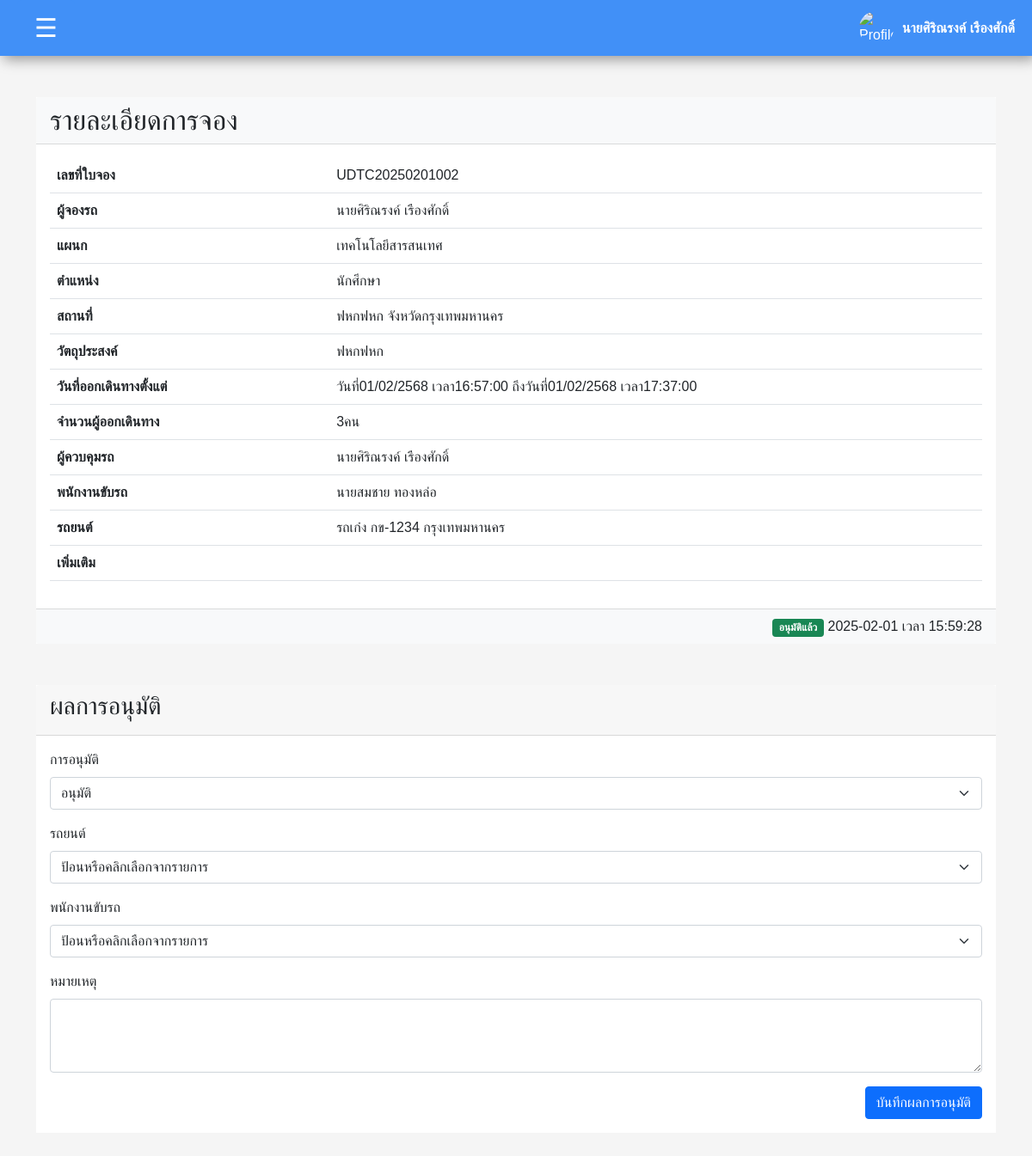
The app's page /admin/edit_status.php?request_id=UDTC20250201002 (signed in) with its own data.
### tables this page shows
CREATE TABLE `requests` (
  `request_id` varchar(20) NOT NULL,
  `destination` varchar(255) DEFAULT NULL,
  `province` varchar(100) DEFAULT NULL,
  `travel_type` enum('ในจังหวัด','ต่างจังหวัด') DEFAULT NULL,
  `purpose` varchar(255) DEFAULT NULL,
  `departure_date` date DEFAULT NULL,
  `departure_time` time DEFAULT NULL,
  `return_date` date DEFAULT NULL,
  `return_time` time DEFAULT NULL,
  `passengers` int(11) DEFAULT NULL,
  `request_date` datetime DEFAULT NULL,
  `status` enum('รออนุมัติ','อนุมัติ','ปฏิเสธ','ยกเลิก') DEFAULT 'รออนุมัติ',
  `user_id` varchar(255) DEFAULT NULL,
  `driver_id` int(11) DEFAULT NULL,
  `car_id` int(11) DEFAULT NULL,
  `admin_id` varchar(11) DEFAULT NULL
);

CREATE TABLE `users` (
  `user_id` varchar(11) NOT NULL,
  `fullname` varchar(255) NOT NULL,
  `password` varchar(255) NOT NULL,
  `position` varchar(255) NOT NULL,
  `department` varchar(255) NOT NULL,
  `role` enum('admin','user','') NOT NULL,
  `profile_picture` varchar(255) DEFAULT 'default_images_account.jpg',
  `signature` varchar(255) DEFAULT 'default_images_signature.png'
);

CREATE TABLE `cars` (
  `car_id` int(11) NOT NULL,
  `plate_number` varchar(15) NOT NULL,
  `brand` varchar(50) NOT NULL,
  `model` varchar(50) DEFAULT NULL,
  `car_type` varchar(30) NOT NULL,
  `province` varchar(50) NOT NULL,
  `color` varchar(20) NOT NULL,
  `seats` int(11) NOT NULL,
  `status` enum('ใช้ได้ปกติ','ยกเลิกการใช้งาน','บำรุงรักษา') DEFAULT 'ใช้ได้ปกติ',
  `create_date` timestamp NOT NULL DEFAULT current_timestamp(),
  `update_date` timestamp NOT NULL DEFAULT current_timestamp() ON UPDATE current_timestamp()
);

CREATE TABLE `drivers` (
  `driver_id` int(11) NOT NULL,
  `name` varchar(100) DEFAULT NULL,
  `phone_number` varchar(15) DEFAULT NULL,
  `work_date` date DEFAULT NULL
);

CREATE TABLE `notes` (
  `note_id` int(11) NOT NULL,
  `request_id` varchar(20) DEFAULT NULL,
  `note_text` text NOT NULL,
  `created_at` timestamp NOT NULL DEFAULT current_timestamp()
);

### function/BuddhistYear.php (called while the page is built)
<?php
function convertDateToBuddhist($date) {
    $dateObj = new DateTime($date);
    $buddhistYear = $dateObj->format("Y") + 543;
    return $dateObj->format("d/m/") . $buddhistYear;
}
?>

### admin/edit_status.php (the view, shortened to what this page needs)
<!DOCTYPE html>
<html lang="en">
<head>
    <link rel="stylesheet" href="../css/bootstrap.css">
</head>
<body>
    <?php
    require("headadmin.php");
    require("../function/BuddhistYear.php");
    if (isset($_GET['request_id'])) {
        $request_id = $_GET['request_id'];
        $request_id = mysqli_real_escape_string($connect, $request_id);
        $sql = "SELECT
    users.fullname,
    users.department,
    users.position,
    requests.request_id,
    requests.user_id,
    requests.passengers,
    requests.destination,
    requests.province,
    requests.province,
    requests.departure_date,
    requests.departure_time,
    requests.return_date,
    requests.return_time,
    requests.status,
    requests.driver_id,
    requests.car_id,
    requests.purpose,
    requests.request_date,
    requests.admin_id,
    drivers.name AS driver_name,
    admins.fullname AS admin_name,
    cars.plate_number,
    cars.province,
    cars.car_type
FROM requests
JOIN users ON requests.user_id = users.user_id
LEFT JOIN drivers ON requests.driver_id = drivers.driver_id
LEFT JOIN cars ON requests.car_id = cars.car_id
LEFT JOIN users AS admins ON requests.admin_id = admins.user_id
WHERE requests.request_id = '$request_id'";
        $note = "SELECT * FROM `notes`
WHERE `request_id` = '$request_id'
ORDER BY `created_at` DESC
LIMIT 1";
        $resultnote = mysqli_query($connect, $note);
        $result = mysqli_query($connect, $sql);
        if (mysqli_num_rows($result) > 0) {
            $row = mysqli_fetch_assoc($result);
            $cardetail = $row["car_type"] . " " . $row["plate_number"] . " " . $row["province"];
        } else {
            echo "ไม่พบข้อมูล";
            exit();
        }
    } else {
        echo "ไม่มี request_id";
        exit();
    }
    if (mysqli_num_rows($resultnote) > 0) {
        $row1 = mysqli_fetch_assoc($resultnote);
        $formatted_datetime = str_replace(" ", " เวลา ", $row1["created_at"]);
    } else {
        echo "ไม่พบข้อมูล";
        exit();
    }
    ?>
    <div class="container my-5">
        <div class="bg-white">
            <div class="card-header bg-light">
                <h2 class="mb-0">รายละเอียดการจอง</h2>
            </div>
            <div class="card-body">
                <table class="table  ">
                    <tbody>
                        <tr>
                            <th scope="row" style="width: 30%;">เลขที่ใบจอง</th>
                            <td><?php echo $row["request_id"]; ?></td>
                        </tr>
                        <tr>
                            <th scope="row">ผู้จองรถ</th>
                            <td><?php echo $row["fullname"]; ?></td>
                        </tr>
                        <tr>
                            <th scope="row">แผนก</th>
                            <td><?php echo $row["department"]; ?></td>
                        </tr>
                        <tr>
                            <th scope="row">ตำแหน่ง</th>
                            <td><?php echo $row["position"]; ?></td>
                        </tr>
                        <tr>
                            <th scope="row">สถานที่</th>
                            <td><?php echo $row["destination"] . " จังหวัด" . $row["province"]; ?></td>
                        </tr>
                        <tr>
                            <th scope="row">วัตถุประสงค์</th>
                            <td><?php echo $row["purpose"]; ?></td>
                        </tr>
                        <tr>
                            <th scope="row">วันที่ออกเดินทางตั้งแต่</th>
                            <td><?php echo "วันที่" . convertDateToBuddhist($row["departure_date"]) . " เวลา" . $row["departure_time"] . " ถึงวันที่" . convertDateToBuddhist($row["return_date"]) . " เวลา" . $row["return_time"]; ?></td>
                        </tr>
                        <tr>
                            <th scope="row">จำนวนผู้ออกเดินทาง</th>
                            <td><?php echo $row["passengers"] . "คน"; ?></td>
                        </tr>
                        <tr>
                            <th scope="row">ผู้ควบคุมรถ</th>
                            <td><?php echo $row["admin_name"]; ?></td>
                        </tr>
                        <tr>
                            <th scope="row">พนักงานขับรถ</th>
                            <td><?php echo $row["driver_name"]; ?></td>
                        </tr>
                        <tr>
                            <th scope="row">รถยนต์</th>
                            <td><?php echo $cardetail; ?></td>
                        </tr>
                        <tr>
                            <th scope="row">เพิ่มเติม</th>
                            <td><?php echo $row1["note_text"]; ?></td>
                        </tr>
                    </tbody>
                </table>
            </div>
            <?php if ($row["status"] == "อนุมัติ") { ?>
                <div class="card-footer text-end bg-light">
                    <span class="badge bg-success text-white">อนุมัติแล้ว</span>
                    <span><?php echo $formatted_datetime; ?></span>
                </div>
            <?php } ?>
        </div>
    </div>
    <div class="container my-5">
        <div class="bg-white">
            <div class="card-header">
                <h3>ผลการอนุมัติ</h3>
            </div>
            <div class="card-body">
                <form action="edit_status_pro.php" method="post">
                    <div class="mb-3">
                        <label for="approvalStatus" class="form-label">การอนุมัติ</label>
                        <select class="form-select" id="approvalStatus" name="status">
                            <option value="อนุมัติ" <?php if ($row["status"] == 'อนุมัติ') echo 'selected'; ?>>อนุมัติ</option>
                        </select>
                    </div>
                    <?php
                    echo '<div class="mb-3">';
                    echo '<label for="car" class="form-label">รถยนต์</label>';
                    echo '<select class="form-select" id="car" name="car_id">';
                    echo '<option value="">ป้อนหรือคลิกเลือกจากรายการ</option>';
                    echo '</select>';
                    echo '</div>';
                    echo '<div class="mb-3">';
                    echo '<label for="driver" class="form-label">พนักงานขับรถ</label>';
                    echo '<select class="form-select" id="driver" name="driver_id">';
                    echo '<option value="">ป้อนหรือคลิกเลือกจากรายการ</option>';
                    echo '</select>';
                    echo ' </div>';
                    ?>
                    <div class="mb-3">
                        <label for="notes" class="form-label">หมายเหตุ</label>
                        <textarea class="form-control" id="notes" name="notes" rows="3"></textarea>
                    </div>
                    <div class="text-end">
                        <button type="submit" class="btn btn-primary">บันทึกผลการอนุมัติ</button>
                    </div>
                </form>
            </div>
        </div>
    </div>
</body>
</html>

### admin/headadmin.php (style rules this page uses)
body { font-family: Arial, sans-serif; margin: 0; padding: 0; background-color: #f5f5f5; }

### records on screen
requests: request_id "UDTC20250201002", user.fullname "นายศิริณรงค์ เรืองศักดิ์", user.department "เทคโนโลยีสารสนเทศ", user.position "นักศึกษา", destination "ฟหกฟหก", car.province "กรุงเทพมหานคร", purpose "ฟหกฟหก", departure_date "01/02/2568", departure_time "16:57:00", return_date "01/02/2568", return_time "17:37:00", passengers "3", admin.fullname "นายศิริณรงค์ เรืองศักดิ์", driver.name "นายสมชาย ทองหล่อ", car.province "รถเก๋ง กข-1234 กรุงเทพมหานคร", status "อนุมัติ"
notes: created_at "2025-02-01 เวลา 15:59:28"

### other values on screen
$_SESSION['fullname'] "นายศิริณรงค์ เรืองศักดิ์"
